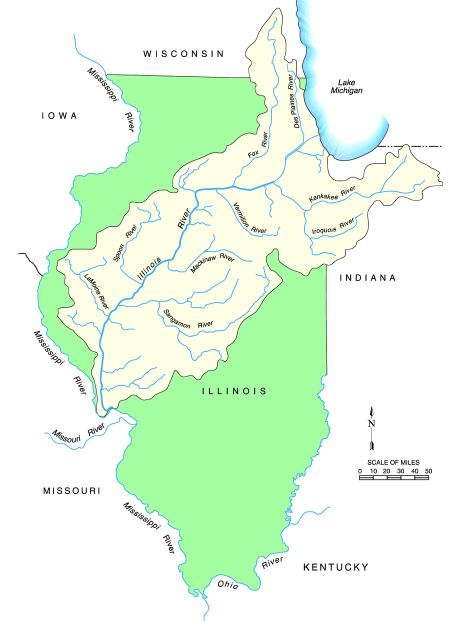
#> input picture missions_codes/Mapping_Task1.3/map.jpg, 932 x 1241 px (shown at 1/2 size)
$ python first.py
#> lines starting #> are read from the running program, lines starting #| are printed output that depends on the picture
import cv2
import numpy as np
import json  # For saving and loading the regions dictionary

# Initialize variables
points = []  # List to store points for the polyline
regions = {}  # Dictionary to store region polylines and text points
region_counter = 1  # Counter for regions
no_region_point = None  # Point for "No Region" text
# Colors for each region: Red, Green, Orange, Blue, Purple
colors = [
    (0, 0, 255),    # Red (BGR)
    (0, 255, 0),    # Green (BGR)
    (0, 165, 255),  # Orange (BGR)
    (255, 0, 0),    # Blue (BGR)
    (128, 0, 128)   # Purple (BGR)
]
line_thickness = 5  # Increase this value to make the line thicker

# Load the map image
image_path = 'map.jpg'  # Replace with the path to your map image
image = cv2.imread(image_path)
#> image is the input picture: shape (1241, 932, 3); mean B, G, R 228, 250.6, 229.9

# Check if the image was loaded successfully
if image is None:
    print("Error: Could not load image.")
    exit()

# Resize the image to fit the screen (adjust the scale factor as needed)
scale_percent = 50  # Resize to 50% of the original size
width = int(image.shape[1] * scale_percent / 60)
#> width = 776
height = int(image.shape[0] * scale_percent / 65)
#> height = 954
resized_image = cv2.resize(image, (width, height))
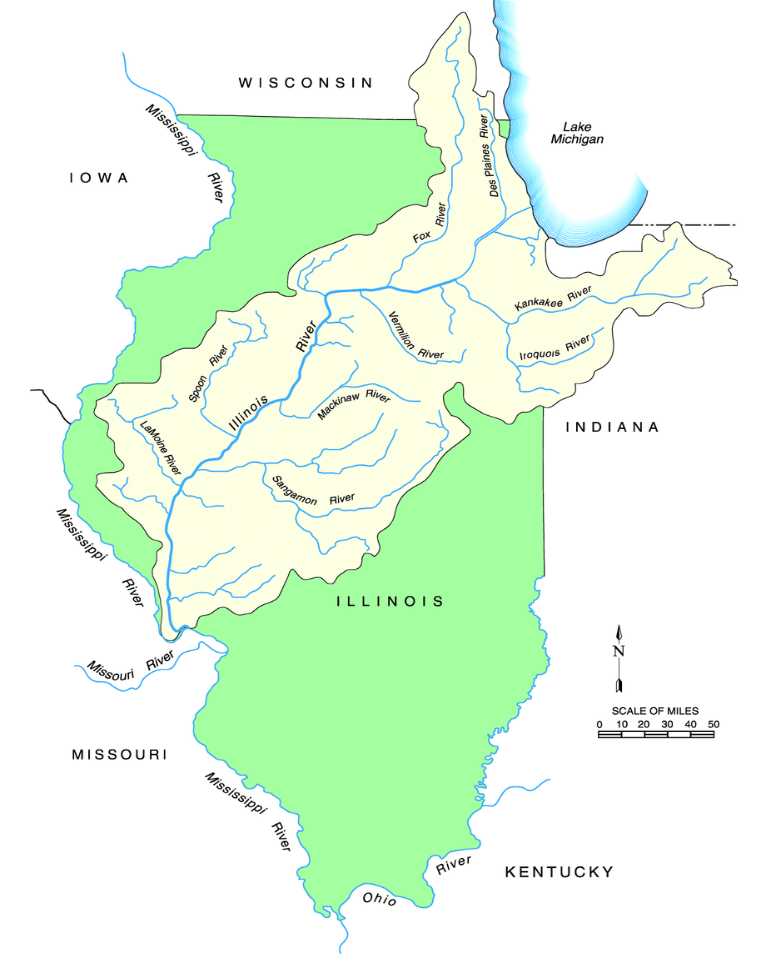
#> resized_image: shape (954, 776, 3); mean B, G, R 228, 250.6, 229.9

# Function to map coordinates from resized image to original image
# [21 lines left out: functions map_coordinates, draw_interactive, not called in this run]

# Create a window and bind the mouse callback function
cv2.namedWindow('Map')
cv2.setMouseCallback('Map', draw_interactive)

# Display the resized image and wait for the user to draw
print("Click to add points. First point is for 'No Region' text. Then draw polylines for regions and their text points.")
while True:
    cv2.imshow('Map', resized_image)
    key = cv2.waitKey(1) & 0xFF
#> (key q is pressed here)

    if key == ord('s'):  # Save the polyline for the current region
        if len(points) >= 2:
            region_name = f"Region {region_counter}"  # Automatically assign region name
            mapped_points = [map_coordinates(x, y) for (x, y) in points]
            regions[region_name] = {"points": mapped_points, "color": colors[region_counter - 1], "text_point": None}
            print(f"Polyline saved for {region_name}.")
            points = []  # Reset points for the next region
        else:
            print("Not enough points to save a polyline.")

    elif key == ord('d'):  # Save the text point for the current region
        if len(points) == 1:  # Text point is the last point clicked
            region_name = f"Region {region_counter}"  # Current region
            if region_name in regions:
                text_point = map_coordinates(points[0][0], points[0][1])
                regions[region_name]["text_point"] = text_point
                print(f"Text point saved for {region_name} at {text_point}.")
                points = []  # Reset points for the next region
                region_counter += 1  # Move to the next region
                if region_counter > 5:  # Stop after 5 regions
                    print("All 5 regions have been saved.")
                    break
            else:
                print("No region to save the text point.")
        else:
            print("Please click exactly one point for the text.")

    elif key == ord('q'):  # Quit
        break

# Close all OpenCV windows
cv2.destroyAllWindows()

# Save the regions dictionary to a file
regions_file = 'regions_data.json'
with open(regions_file, 'w') as f:
#> (the run stopped early here; a loop or call above may not have finished)

$ run again, with missions_codes/Mapping_Task1.3/table.jpg copied over missions_codes/Mapping_Task1.3/map.jpg
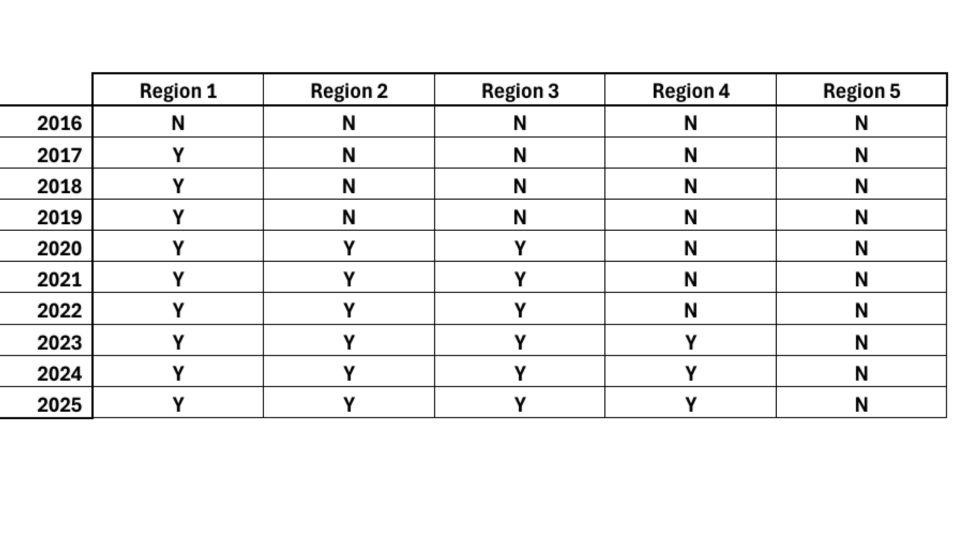
#> input picture missions_codes/Mapping_Task1.3/table.jpg, 1920 x 1080 px (shown at 1/2 size)
#> image is the input picture: shape (1080, 1920, 3); min 0, max 255, mean 241.9
#> `resized_image = cv2.resize(image, (width, height))`:
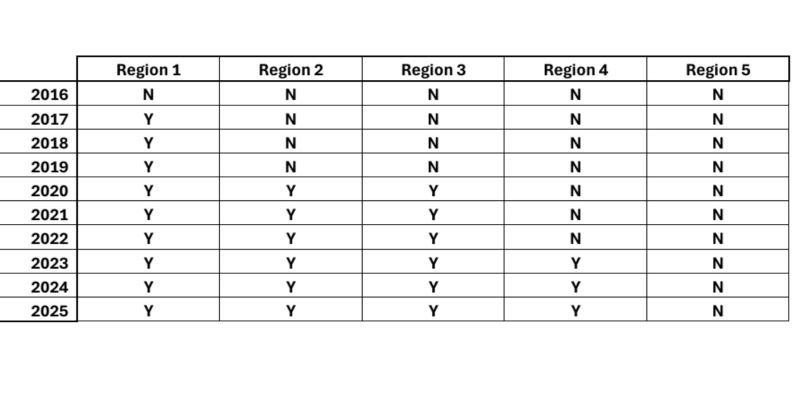
#> resized_image: shape (830, 1600, 3) (shown at 1/2 size); min 0, max 255, mean 241.9
